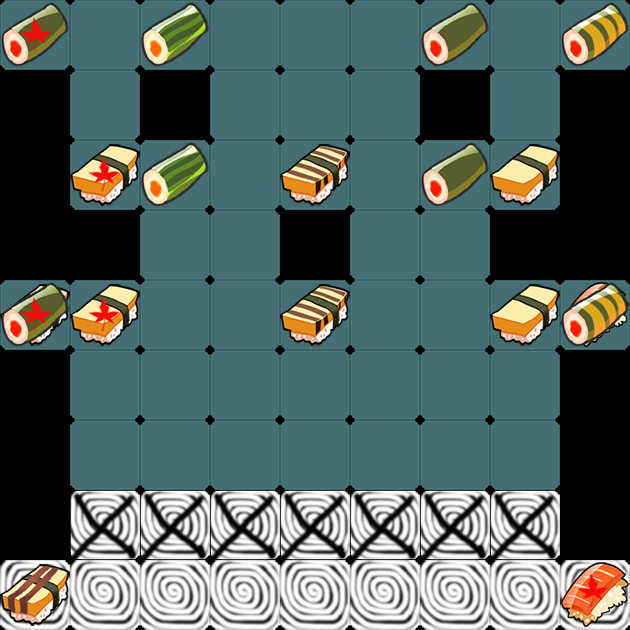

This is a level from a 2D game, rendered from its Tiled map with the project's own tilesets. A one-line summary and the map file follow, with tile-layer data summarised:
An orthogonal 9x9 tile map with 70x70 px tiles, 3 tile layers (gridLayer, portalSrcLayer, portalDestLayer), 2 hidden layers not drawn.

<map version="1.0" orientation="orthogonal" renderorder="right-down" width="9" height="9" tilewidth="70" tileheight="70">
 <tileset firstgid="1" name="sushi" tilewidth="70" tileheight="70" spacing="2" margin="2">
  <image source="../w640/sushi.png" width="722" height="218" />
 </tileset>
 <layer name="gridLayer" width="9" height="9">
  <data>[81 cells, 64 non-empty, 3 distinct tile ids]</data>
 </layer>
 <layer name="clipperLayer" width="9" height="9" visible="0">
  <data>[81 cells, 64 non-empty, 1 distinct tile ids]</data>
 </layer>
 <layer name="producerLayer" width="9" height="9" visible="0">
  <data>[81 cells, 9 non-empty, 1 distinct tile ids]</data>
 </layer>
 <layer name="portalSrcLayer" width="9" height="9">
  <data>[81 cells, 9 non-empty, 9 distinct tile ids]</data>
 </layer>
 <layer name="portalDestLayer" width="9" height="9">
  <data>[81 cells, 9 non-empty, 9 distinct tile ids]</data>
 </layer>
</map>
